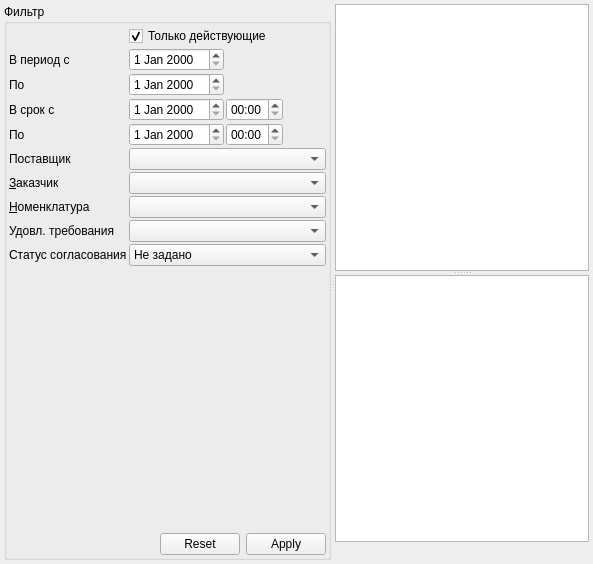
     <widget class="QWidget" name="tabRequirementsToMe">
      <attribute name="title">
       <string>Требования ко мне</string>
      </attribute>
      <layout class="QGridLayout" name="gridLayout_8">
       <property name="margin">
        <number>4</number>
       </property>
       <property name="spacing">
        <number>4</number>
       </property>
       <item row="0" column="0">
        <widget class="QSplitter" name="splitterRTMs">
         <property name="orientation">
          <enum>Qt::Horizontal</enum>
         </property>
         <property name="childrenCollapsible">
          <bool>false</bool>
         </property>
         <widget class="QGroupBox" name="grpRTMs">
          <property name="title">
           <string>Фильтр</string>
          </property>
          <layout class="QGridLayout" name="gridLayout_7">
           <property name="margin">
            <number>2</number>
           </property>
           <property name="spacing">
            <number>2</number>
           </property>
           <item row="2" column="3">
            <spacer name="horizontalSpacer_19">
             <property name="orientation">
              <enum>Qt::Horizontal</enum>
             </property>
             <property name="sizeHint" stdset="0">
              <size>
               <width>102</width>
               <height>20</height>
              </size>
             </property>
            </spacer>
           </item>
           <item row="3" column="3">
            <widget class="QTimeEdit" name="edtRTMsFilterBegDeadlineTime">
             <property name="sizePolicy">
              <sizepolicy hsizetype="Maximum" vsizetype="Fixed">
               <horstretch>0</horstretch>
               <verstretch>0</verstretch>
              </sizepolicy>
             </property>
             <property name="displayFormat">
              <string>HH:mm</string>
             </property>
            </widget>
           </item>
           <item row="4" column="1">
            <widget class="QLabel" name="lblRTMsFilterEndDeadlineDate">
             <property name="sizePolicy">
              <sizepolicy hsizetype="Maximum" vsizetype="Preferred">
               <horstretch>0</horstretch>
               <verstretch>0</verstretch>
              </sizepolicy>
             </property>
             <property name="text">
              <string>По</string>
             </property>
             <property name="buddy">
              <cstring>edtRTMsFilterEndDeadlineDate</cstring>
             </property>
            </widget>
           </item>
           <item row="1" column="2">
            <widget class="CDateEdit" name="edtRTMsFilterBegDate">
             <property name="sizePolicy">
              <sizepolicy hsizetype="Maximum" vsizetype="Fixed">
               <horstretch>0</horstretch>
               <verstretch>0</verstretch>
              </sizepolicy>
             </property>
            </widget>
           </item>
           <item row="4" column="3">
            <widget class="QTimeEdit" name="edtRTMsFilterEndDeadlineTime">
             <property name="sizePolicy">
              <sizepolicy hsizetype="Maximum" vsizetype="Fixed">
               <horstretch>0</horstretch>
               <verstretch>0</verstretch>
              </sizepolicy>
             </property>
             <property name="displayFormat">
              <string>HH:mm</string>
             </property>
            </widget>
           </item>
           <item row="1" column="3">
            <spacer name="horizontalSpacer_20">
             <property name="orientation">
              <enum>Qt::Horizontal</enum>
             </property>
             <property name="sizeHint" stdset="0">
              <size>
               <width>102</width>
               <height>20</height>
              </size>
             </property>
            </spacer>
           </item>
           <item row="3" column="1">
            <widget class="QLabel" name="lblRTMsFilterBegDeadlineDate">
             <property name="text">
              <string>В срок с</string>
             </property>
             <property name="buddy">
              <cstring>edtRTMsFilterBegDeadlineDate</cstring>
             </property>
            </widget>
           </item>
           <item row="2" column="2">
            <widget class="CDateEdit" name="edtRTMsFilterEndDate">
             <property name="sizePolicy">
              <sizepolicy hsizetype="Maximum" vsizetype="Fixed">
               <horstretch>0</horstretch>
               <verstretch>0</verstretch>
              </sizepolicy>
             </property>
            </widget>
           </item>
           <item row="2" column="1">
            <widget class="QLabel" name="lblRTMsFilterEndDate">
             <property name="sizePolicy">
              <sizepolicy hsizetype="Maximum" vsizetype="Preferred">
               <horstretch>0</horstretch>
               <verstretch>0</verstretch>
              </sizepolicy>
             </property>
             <property name="text">
              <string>По</string>
             </property>
             <property name="buddy">
              <cstring>edtRTMsFilterEndDate</cstring>
             </property>
            </widget>
           </item>
           <item row="3" column="2">
            <widget class="CDateEdit" name="edtRTMsFilterBegDeadlineDate">
             <property name="sizePolicy">
              <sizepolicy hsizetype="Maximum" vsizetype="Fixed">
               <horstretch>0</horstretch>
               <verstretch>0</verstretch>
              </sizepolicy>
             </property>
            </widget>
           </item>
           <item row="4" column="2">
            <widget class="CDateEdit" name="edtRTMsFilterEndDeadlineDate">
             <property name="sizePolicy">
              <sizepolicy hsizetype="Maximum" vsizetype="Fixed">
               <horstretch>0</horstretch>
               <verstretch>0</verstretch>
              </sizepolicy>
             </property>
            </widget>
           </item>
           <item row="1" column="1">
            <widget class="QLabel" name="lblRTMsFilterBegDate">
             <property name="sizePolicy">
              <sizepolicy hsizetype="Maximum" vsizetype="Preferred">
               <horstretch>0</horstretch>
               <verstretch>0</verstretch>
              </sizepolicy>
             </property>
             <property name="text">
              <string>В период с</string>
             </property>
             <property name="buddy">
              <cstring>edtRTMsFilterBegDate</cstring>
             </property>
            </widget>
           </item>
           <item row="9" column="2" colspan="2">
            <widget class="QComboBox" name="cmbRTMsFilterAgreement">
             <item>
              <property name="text">
               <string>Не задано</string>
              </property>
             </item>
             <item>
              <property name="text">
               <string>Не согласовано</string>
              </property>
             </item>
             <item>
              <property name="text">
               <string>Согласовано</string>
              </property>
             </item>
             <item>
              <property name="text">
               <string>Отклонено</string>
              </property>
             </item>
            </widget>
           </item>
           <item row="7" column="1">
            <widget class="QLabel" name="lblRTMsFilterNomenclature">
             <property name="text">
              <string>&amp;Номенклатура</string>
             </property>
             <property name="buddy">
              <cstring>cmbRTMsFilterNomenclature</cstring>
             </property>
            </widget>
           </item>
           <item row="10" column="1">
            <spacer name="verticalSpacer_4">
             <property name="orientation">
              <enum>Qt::Vertical</enum>
             </property>
             <property name="sizeHint" stdset="0">
              <size>
               <width>20</width>
               <height>265</height>
              </size>
             </property>
            </spacer>
           </item>
           <item row="0" column="2" colspan="2">
            <widget class="QCheckBox" name="chkRTMsFilterOnlyActive">
             <property name="text">
              <string>Только действующие</string>
             </property>
             <property name="checked">
              <bool>true</bool>
             </property>
            </widget>
           </item>
           <item row="6" column="2" colspan="2">
            <widget class="CStorageComboBox" name="cmbRTMsFilterOrgStructure">
             <property name="sizePolicy">
              <sizepolicy hsizetype="Expanding" vsizetype="Fixed">
               <horstretch>0</horstretch>
               <verstretch>0</verstretch>
              </sizepolicy>
             </property>
            </widget>
           </item>
           <item row="11" column="1" colspan="3">
            <layout class="QHBoxLayout" name="horizontalLayout_5">
             <item>
              <spacer name="horizontalSpacer_11">
               <property name="orientation">
                <enum>Qt::Horizontal</enum>
               </property>
               <property name="sizeHint" stdset="0">
                <size>
                 <width>40</width>
                 <height>20</height>
                </size>
               </property>
              </spacer>
             </item>
             <item>
              <widget class="CApplyResetDialogButtonBox" name="bbxRTMsFilter">
               <property name="sizePolicy">
                <sizepolicy hsizetype="Maximum" vsizetype="Fixed">
                 <horstretch>0</horstretch>
                 <verstretch>0</verstretch>
                </sizepolicy>
               </property>
               <property name="standardButtons">
                <set>QDialogButtonBox::Apply|QDialogButtonBox::Reset</set>
               </property>
              </widget>
             </item>
            </layout>
           </item>
           <item row="8" column="1">
            <widget class="QLabel" name="lblRTMsFilterSatisfied">
             <property name="text">
              <string>Удовл. требования</string>
             </property>
            </widget>
           </item>
           <item row="9" column="1">
            <widget class="QLabel" name="lblRTMsFilterAgreement">
             <property name="text">
              <string>Статус согласования</string>
             </property>
            </widget>
           </item>
           <item row="6" column="1">
            <widget class="QLabel" name="lblRTMsFilterOrgStructure">
             <property name="sizePolicy">
              <sizepolicy hsizetype="Maximum" vsizetype="Preferred">
               <horstretch>0</horstretch>
               <verstretch>0</verstretch>
              </sizepolicy>
             </property>
             <property name="text">
              <string>&amp;Заказчик</string>
             </property>
             <property name="buddy">
              <cstring>cmbRTMsFilterOrgStructure</cstring>
             </property>
            </widget>
           </item>
           <item row="8" column="2" colspan="2">
            <widget class="QComboBox" name="cmbRTMsFilterSatisfied"/>
           </item>
           <item row="7" column="2" colspan="2">
            <widget class="CNomenclatureComboBox" name="cmbRTMsFilterNomenclature">
             <property name="sizePolicy">
              <sizepolicy hsizetype="Expanding" vsizetype="Fixed">
               <horstretch>0</horstretch>
               <verstretch>0</verstretch>
              </sizepolicy>
             </property>
            </widget>
           </item>
           <item row="5" column="1">
            <widget class="QLabel" name="lblRTMsFilterSupplier">
             <property name="text">
              <string>Поставщик</string>
             </property>
            </widget>
           </item>
           <item row="5" column="2" colspan="2">
            <widget class="CStorageComboBox" name="cmbRTMsFilterSupplier"/>
           </item>
          </layout>
         </widget>
         <widget class="QWidget" name="pnlRTMs" native="true">
          <layout class="QGridLayout" name="gridLayout_9">
           <property name="horizontalSpacing">
            <number>0</number>
           </property>
           <property name="verticalSpacing">
            <number>4</number>
           </property>
           <property name="margin">
            <number>0</number>
           </property>
           <item row="0" column="0">
            <widget class="QSplitter" name="splitterRTMsContent">
             <property name="orientation">
              <enum>Qt::Vertical</enum>
             </property>
             <property name="childrenCollapsible">
              <bool>false</bool>
             </property>
             <widget class="CExtendedSelectionTableView" name="tblRTMs"/>
             <widget class="CExtendedSelectionTableView" name="tblRTMContent"/>
            </widget>
           </item>
           <item row="1" column="0">
            <widget class="QLabel" name="lblRTMs">
             <property name="sizePolicy">
              <sizepolicy hsizetype="Expanding" vsizetype="Fixed">
               <horstretch>0</horstretch>
               <verstretch>0</verstretch>
              </sizepolicy>
             </property>
             <property name="frameShape">
              <enum>QFrame::NoFrame</enum>
             </property>
             <property name="frameShadow">
              <enum>QFrame::Plain</enum>
             </property>
             <property name="text">
              <string/>
             </property>
            </widget>
           </item>
          </layout>
         </widget>
        </widget>
       </item>
      </layout>
     </widget>
